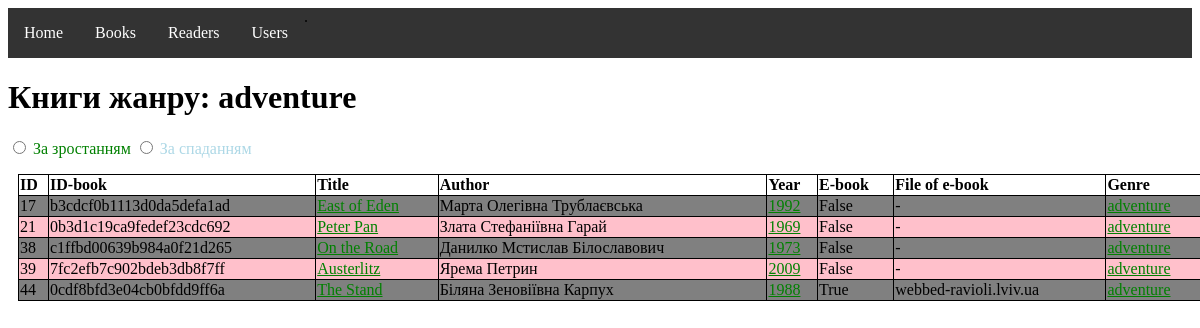
/books/adventure, run on the app's committed database.
### books/models.py (models this page shows)
class Book(models.Model):
    id = models.IntegerField(auto_created=True, primary_key=True, serialize=False, verbose_name='ID')
    book_id = models.CharField(max_length=255, default=uuid.uuid4, unique=True)
    title = models.CharField(max_length=255)
    author = models.CharField(max_length=255)
    year = models.IntegerField()
    ebook = models.BooleanField()
    filename = models.CharField(max_length=255, null=True)
    genre = models.CharField(max_length=255, null=True)

### books/views.py (the view)
# urls.py: path('books/<str:genre>', views.book_by_genre, name='book_genre'),
def book_by_genre(request, genre):
    template = loader.get_template('books.html')
    book_db = Book.objects.filter(genre=genre).values()
    context = {
        'message': f'Книги жанру: {genre}' if len(book_db) else 'Дані відсутні',
        'books': book_db
    }
    return HttpResponse(template.render(context, request))

### books/templates/books.html (shortened to what this page needs)
{% extends "master.html" %}
{% block content %}
<h1>{{ message }}</h1>
  <div>
        <input type="radio" id="green" name="ascending" value="ascending">
        <label for="green" style="color: green;">За зростанням</label>
        <input type="radio" id="blue" name="reversed" value="reversed">
        <label for="blue" style="color: lightblue;">За спаданням</label>
    </div>
<table style="width:100%">
  <tr color="blue">
    <th>ID</th>
    <th>ID-book</th>
    <th>Title</th>
    <th>Author</th>
    <th>Year</th>
    <th>E-book</th>
    <th>File of e-book</th>
    <th>Genre</th>
  </tr>
    {% for book in books %}
  <tr class="{% cycle 'gray' 'pink' %}">
    <td>{{ book.id }}</td>
    <td>{{ book.book_id }}</td>
    <td><a href="{% url 'book_id' book.id %}">{{ book.title }}</a></td>
    <td>{{ book.author }}</td>
    <td><a href="{% url 'book_year' book.year %}">{{ book.year }}</a></td>
    <td>{{ book.ebook }}</td>
    <td>{{ book.filename }}</td>
    <td><a href="{% url 'book_genre' book.genre %}">{{ book.genre }}</a></td>
  </tr>
    {% endfor %}
</table>
{% endblock %}

### books/templates/master.html (style rules this page uses)
a { color: green; }
table, th, td { margin: 10px; border: 1px solid black; border-collapse: collapse; }
th { text-align: left; }
table { border-spacing: 5px; }
.gray { background-color: gray; }
.pink { background-color: pink; }

### data on the page
Book: id "17", book_id "b3cdcf0b1113d0da5defa1ad", title "East of Eden", author "Марта Олегівна Трублаєвська", year "1992", ebook "False", filename "-", genre "adventure"
Book: id "21", book_id "0b3d1c19ca9fedef23cdc692", title "Peter Pan", author "Злата Стефаніївна Гарай", year "1969", ebook "False", filename "-", genre "adventure"
Book: id "38", book_id "c1ffbd00639b984a0f21d265", title "On the Road", author "Данилко Мстислав Білославович", year "1973", ebook "False", filename "-", genre "adventure"
Book: id "39", book_id "7fc2efb7c902bdeb3db8f7ff", title "Austerlitz", author "Ярема Петрин", year "2009", ebook "False", filename "-", genre "adventure"
Book: id "44", book_id "0cdf8bfd3e04cb0bfdd9ff6a", title "The Stand", author "Біляна Зеновіївна Карпух", year "1988", ebook "True", filename "webbed-ravioli.lviv.ua", genre "adventure"

### other printed values
{{ message }} "Книги жанру: adventure"
